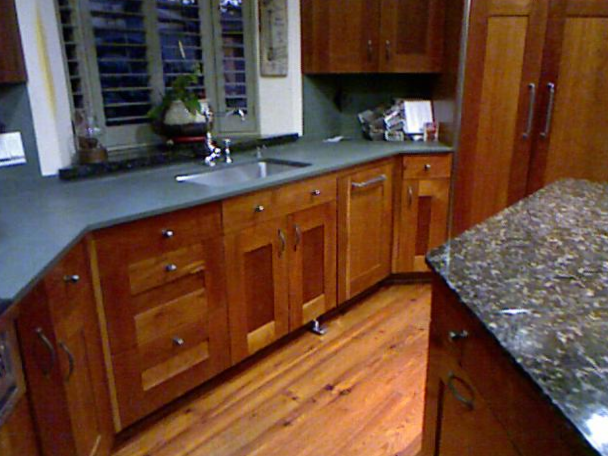
%> input picture NYUv2_0883_rgb.png, 608 x 456 px
$ octave example.m   (GNU Octave 9; MATLAB toolbox functions it lacks are replaced by stand-ins)
%> lines starting %> are read from the running program, lines starting %| are printed output that depends on the picture
### spSampling.m
function [sampInds,SPinds,SPim] = spSampling(rgbim,N)
% Build superpixel (SP) map from the RGB image and take 1 sample for each SP center-of-mass

h = size(rgbim,1);
w = size(rgbim,2);
Npix = h*w;

[LabelSP,Nsp] = superpixels(rgbim,N,'Compactness',20,'Method','slic');
SPinds = cell(1,Nsp);
for s = 1:Nsp
    SPinds{s} = find(LabelSP==s);
end
SPbounadries = boundarymask(LabelSP);
SPim = imoverlay(rgbim,SPbounadries,'cyan');

sampInds = [];
for c = 1:Nsp
    inds = SPinds{c};
    % sample pixel which is closest to SP center of mass
    [I,J] = ind2sub([h w],inds);
    avg_IJ = round(mean([I,J])); % SP COM
    avg_IJ_mat = repmat(avg_IJ,length(inds),1);
    [~,minind_loc] = min(sum((I-avg_IJ_mat(:,1)).^2,2)+sum((J-avg_IJ_mat(:,2)).^2,2));
    sampind = inds(minind_loc);
    sampInds = [sampInds; sampind];
end

### spReconstruct.m
function depth = spReconstruct(depth_mat, samp_inds, SPinds, sigma, deg)
% Zero order reconstruction in each SP + Bilateral filter

[h,w] = size(depth_mat);
depth = zeros(h,w);
Nsp = length(samp_inds);

for c = 1:Nsp
    inds = SPinds{c};
    depth(inds) = depth_mat(samp_inds(c));
end

depth = exp(imbilatfilt(log(1+depth), deg, sigma))-1;

### example.m
%%
close all
clear
%% Load data
RGB_im = imread('NYUv2_0883_rgb.png');
%> RGB_im is the input picture: size 456x608x3 uint8; mean R, G, B 102.6, 71, 53.3
GT_im = imread('NYUv2_0883_gt.png');
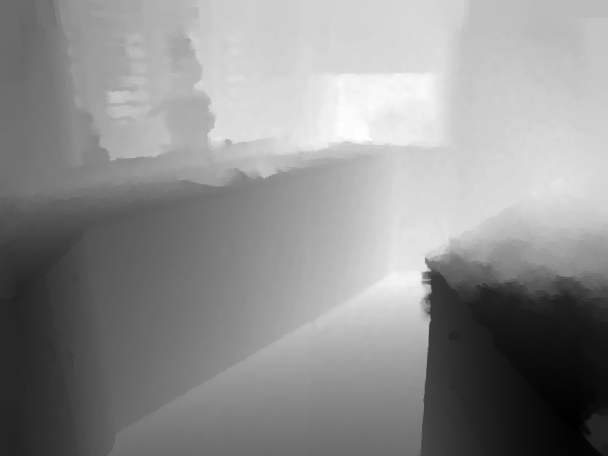
%> input picture NYUv2_0883_gt.png, 608 x 456 px
%> GT_im is the input picture: size 456x608 uint16; min 7731, max 38393, mean 24996.6
figure; subplot(2,2,1); imshow(RGB_im); title('RGB');
subplot(2,2,2); imshow(GT_im,[]); title('Ground Truth Depth'); colormap('jet'); colorbar
[M,N,~] = size(RGB_im);
%> M = 456; N = 608

%% Define hyperparameters
number_of_SP = 400;
deg = 0.55; sigma = 1.8; % Bilateral-filter params - should be manually adjusted and are dependent on amount of samples and depth range
%% Sampling step
[samp_inds, SPinds, SPim] = spSampling(RGB_im, number_of_SP);
%> in spSampling, `[LabelSP,Nsp] = superpixels(rgbim,N,'Compactness',20,'Method','slic');`:
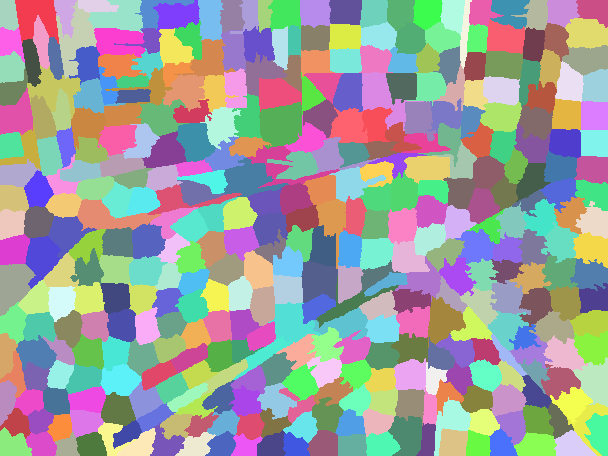
%> LabelSP: size 456x608 double; 391 distinct labels, from 1 to 391; one colour per label, 0 black
%> in spSampling, `[LabelSP,Nsp] = superpixels(rgbim,N,'Compactness',20,'Method','slic');`: Nsp = 391
%> in spSampling, `SPinds = cell(1,Nsp);`: SPinds = 391 items
%> in spSampling, `SPbounadries = boundarymask(LabelSP);`:
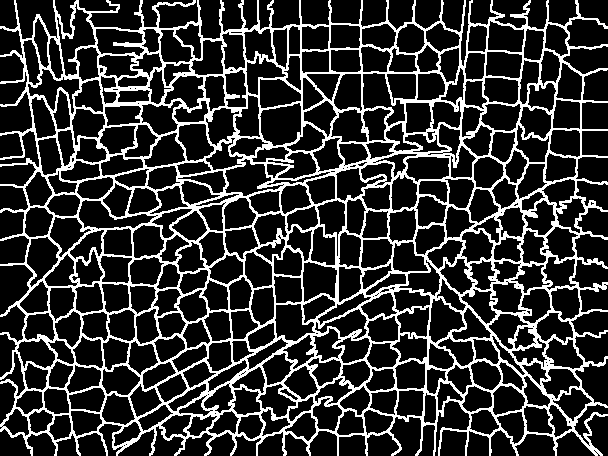
%> SPbounadries: size 456x608 logical; 20.5% white in thin lines or dots
%> in spSampling, `SPim = imoverlay(rgbim,SPbounadries,'cyan');`:
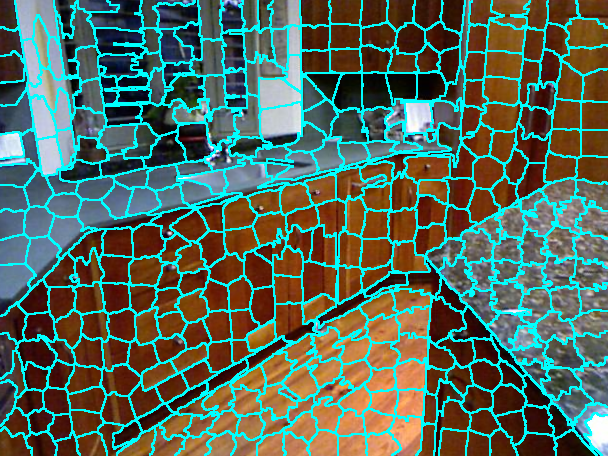
%> SPim: size 456x608x3 uint8; mean R, G, B 81.9, 108.8, 94.4
%> the loop in spSampling, `for c = 1:Nsp` made 391 passes
%> (avg_IJ, minind_loc, sampind) on passes 9 to 11: ([20 211], 429, 95780), ([16 232], 322, 105352), ([16 250], 250, 113560)
%> after the loop in spSampling, `for c = 1:Nsp`: sampInds = 391 values, max 273122 at index 366, min 3091 at index 283, mean 137657.9
%> samp_inds has the same summary as sampInds in spSampling; SPinds = 391 items
[samp_inds_y, samp_inds_x] = ind2sub([M,N], samp_inds);
%> samp_inds_y = 391 values, max 447 at index 383, min 7 at index 5, mean 235.1; samp_inds_x = 391 values, max 599 at index 366, min 7 at index 283, mean 302.4
subplot(2,2,3); imshow(SPim)
title(['Sampling Map: ', num2str(number_of_SP), ' samples'])
hold on
plot(samp_inds_x, samp_inds_y, 'r.', 'MarkerSize', 15)

%% Get samples depth
depth_mat = zeros(M,N);
depth_mat(samp_inds) = GT_im(samp_inds);
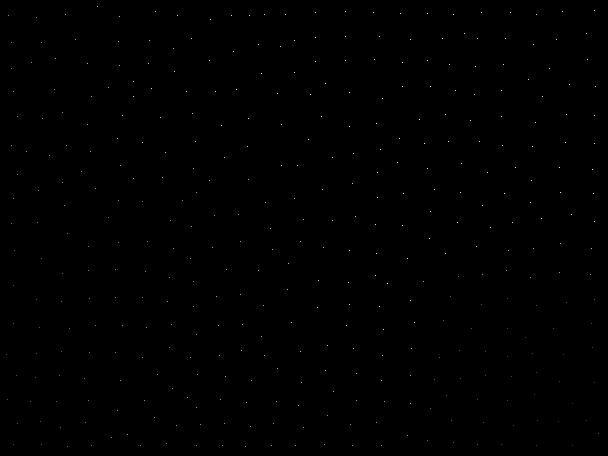
%> depth_mat: size 456x608 double; min 0, max 37978, mean 34.9; drawn with min black and max white

%% Reconstruction step
sampmap = zeros(M,N);
sampmap(samp_inds) = 1;
%> sampmap: size 456x608 double; values 0 (black) and 1 (white), 0.14% white in thin lines or dots
depthSP = spReconstruct(depth_mat, samp_inds, SPinds, sigma, deg);
%> after the loop in spReconstruct, `for c = 1:Nsp`:
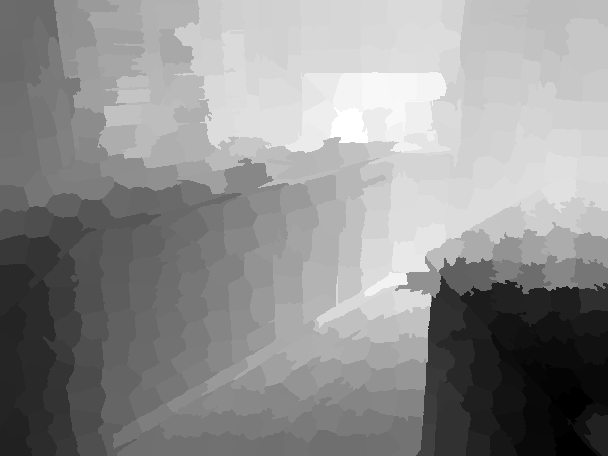
%> depth: size 456x608 double; min 8152, max 37978, mean 25007.7; drawn with min black and max white
subplot(2,2,4);
imshow(depthSP,[]); title('SP & Bilateral Reconstruction'); colormap('jet'); colorbar
%> after `colorbar`:
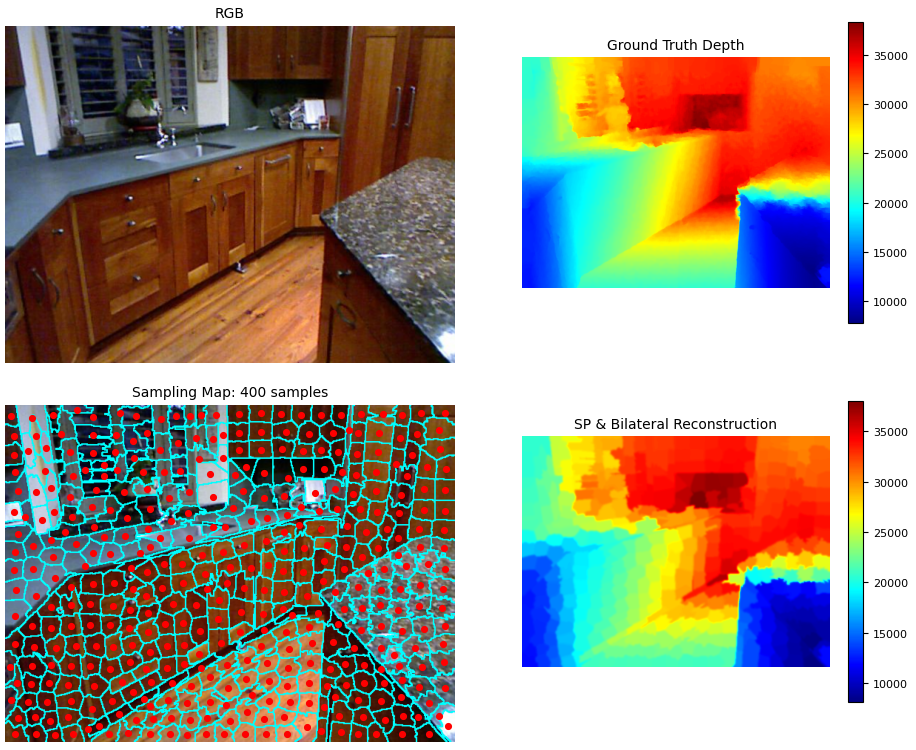
%> figure redrawn from the program's plot data, 4 panels
